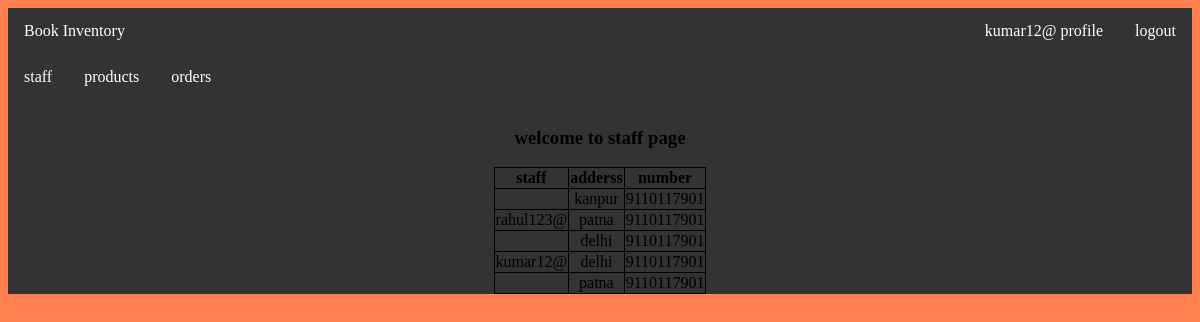
/staff/ (signed in), run on the app's committed database.
### user/models.py (models this page shows, shortened)
class Profile(models.Model):
    staff=models.OneToOneField(User,on_delete=models.CASCADE,)
    address = models.CharField(max_length=100, null=True)
    number = models.PositiveIntegerField(null=True)
    image = models.ImageField(default="default.jpg",upload_to='profile_images')

### user/views.py (the view)
# urls.py: path('staff/', user_views.staff, name="user-staff"),
@login_required
def staff(request):
    staff=Profile.objects.all()
    context={"staff":staff,
    }
    return render(request,"authentication/staff.html",context)

### templates/authentication/staff.html (shortened to what this page needs)
{% extends "navebar/base.html" %}
<!DOCTYPE html>{% load static %}
  {% if use.is_athenticated and user.staff and user.is_superuser  %}
    {% block content %}
<link rel="stylesheet" type="text/css" href="{% static 'css/ss.css' %}">
<br><br><br>   <h3>welcome to staff page</h3>
          <table id="customers">
            <th>staff</th>
            <th>adderss</th>
            <th>number</th>
               {%for staf in staff %}
            <tr>
              <td>{{staf.staff}}</td>
              <td>{{staf.address}}</td>
              <td>{{staf.number}}</td>
            </tr>
              {%endfor%}
          </table>
    {% endblock %}
  {% endif %}

### templates/navebar/nav.html (shortened to what this page needs)
<!DOCTYPE html>
<html>
<head>
</head>
<body>
<ul>
  <li><a class="active" href="{% url  "index_page" %}">Book Inventory</a></li>
  {%  if user.is_authenticated    %}
  <li style="float:right"><a href="{% url "user-logout"%}">logout</a></li>
  <li style="float:right"><a href="{% url "user-profile"%}">{{ user.get_username }} profile</a></li>
  {%  else  %}
  <li style="float:right"><a href="{% url "user-register" %}">signup</a></li>
  <li style="float:right" ><a href="{% url "user-login"%}">signin</a></li>
  {% endif   %}
</ul>
</body>
</html>

### static/css/ss.css (style rules this page uses)
ul { list-style-type: none; margin: 0; padding: 0; overflow: hidden; background-color: #333; }
li { float: left; }
li a { display: block; color: white; text-align: center; padding: 14px 16px; text-decoration: none; }
body { background-color: coral; }

### templates/navebar/nav.html (style rules this page uses)
ul { list-style-type: none; margin: 0; padding: 0; overflow: hidden; background-color: #333; }
li { float: left; }
li a { display: block; color: white; text-align: center; padding: 14px 16px; text-decoration: none; }

### templates/authentication/staff.html (style rules this page uses)
table, th, td { margin-left: auto; margin-right: auto; border: 1px solid black; border-collapse: collapse; }

### data on the page
Profile: address "kanpur", number "9110117901"
Profile: staff "rahul123@", address "patna", number "9110117901"
Profile: address "delhi", number "9110117901"
Profile: staff "kumar12@", address "delhi", number "9110117901"
Profile: address "patna", number "9110117901"

### other printed values
{{ user.get_username }} "kumar12@"
